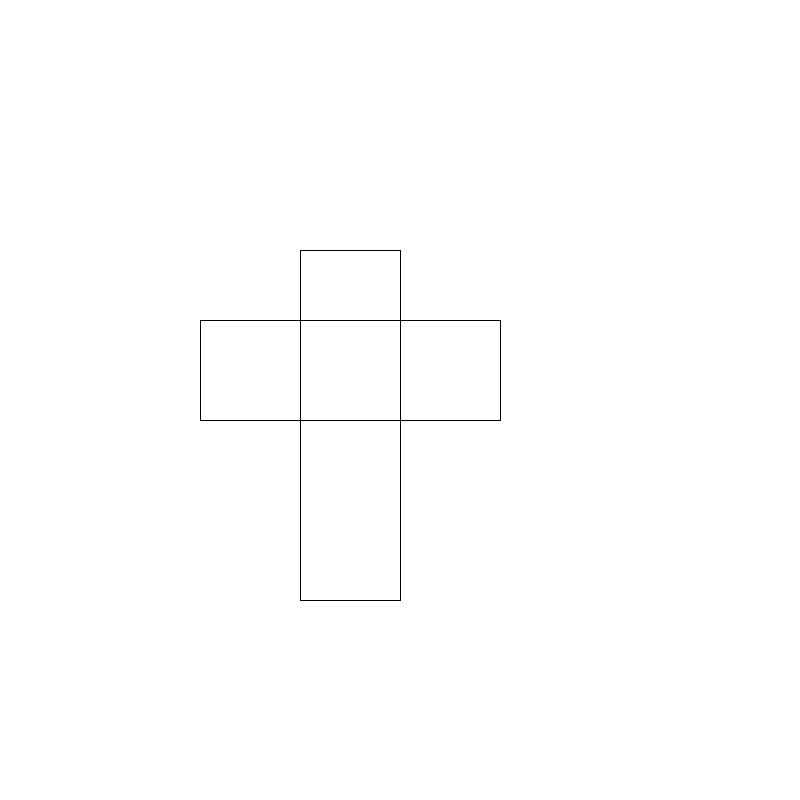
Frame 1 (no input)
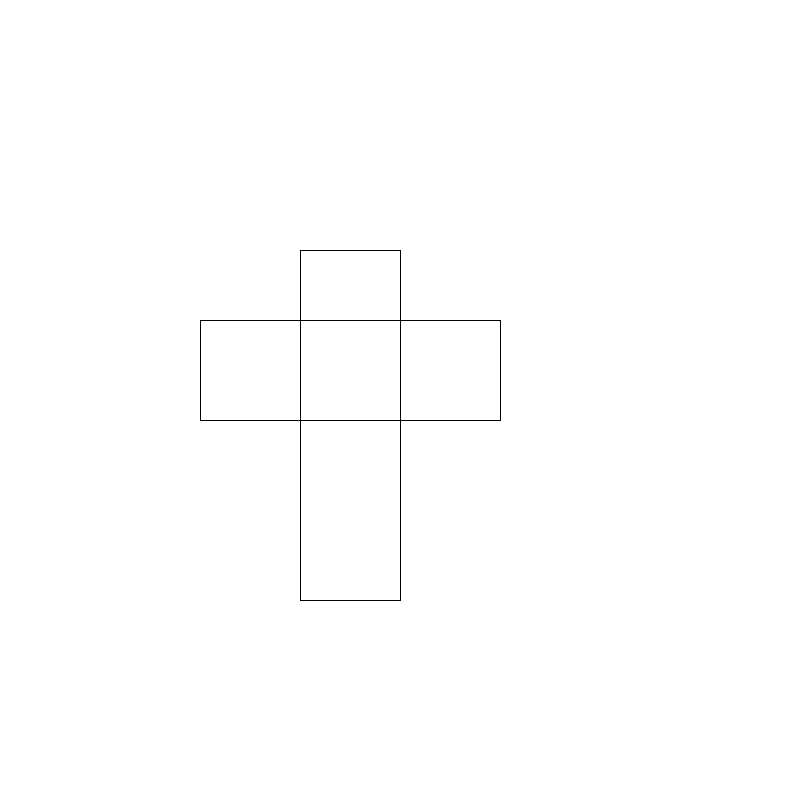
Frame 60 (the mouse pressed at the canvas centre just before this capture)
Frame 120 (the mouse held since frame 60 and released just before this capture): identical to frame 60, image omitted

The Processing sketch that drew these frames (run headless with seeded random() and noise(); from frame 60 on, the mouse is pressed at the canvas centre):

// Processing sketch: processing_56661
// ── processing_56661.pde

int h1;
int w1;
int x1;
int y1;

int h;
int w;
int x;
int y;

void setup (){
  size (800, 800);
  background (255);
h1 = 350;
w1 = 100;
x1 = 300;
y1 = 250;

h = 300;
w = 100;
x = 200;
y = 320;
}
void draw (){
  stroke (0);
  
  line (x1+w1,y1,x1+w1,y1 +h1);   
  line (x1,y1+h1,x1+w1,y1+h1);
  line (x1, y1+h1,x1,y1);
  line (x1,y1, x1+w1, y1);

  line (x, y, x + h, y);
  line (x, y, x, y + w);
  line (x, y + w, x + h, y + w);
  line (x + h, y + w, x + h, y);
  
  

 
}
